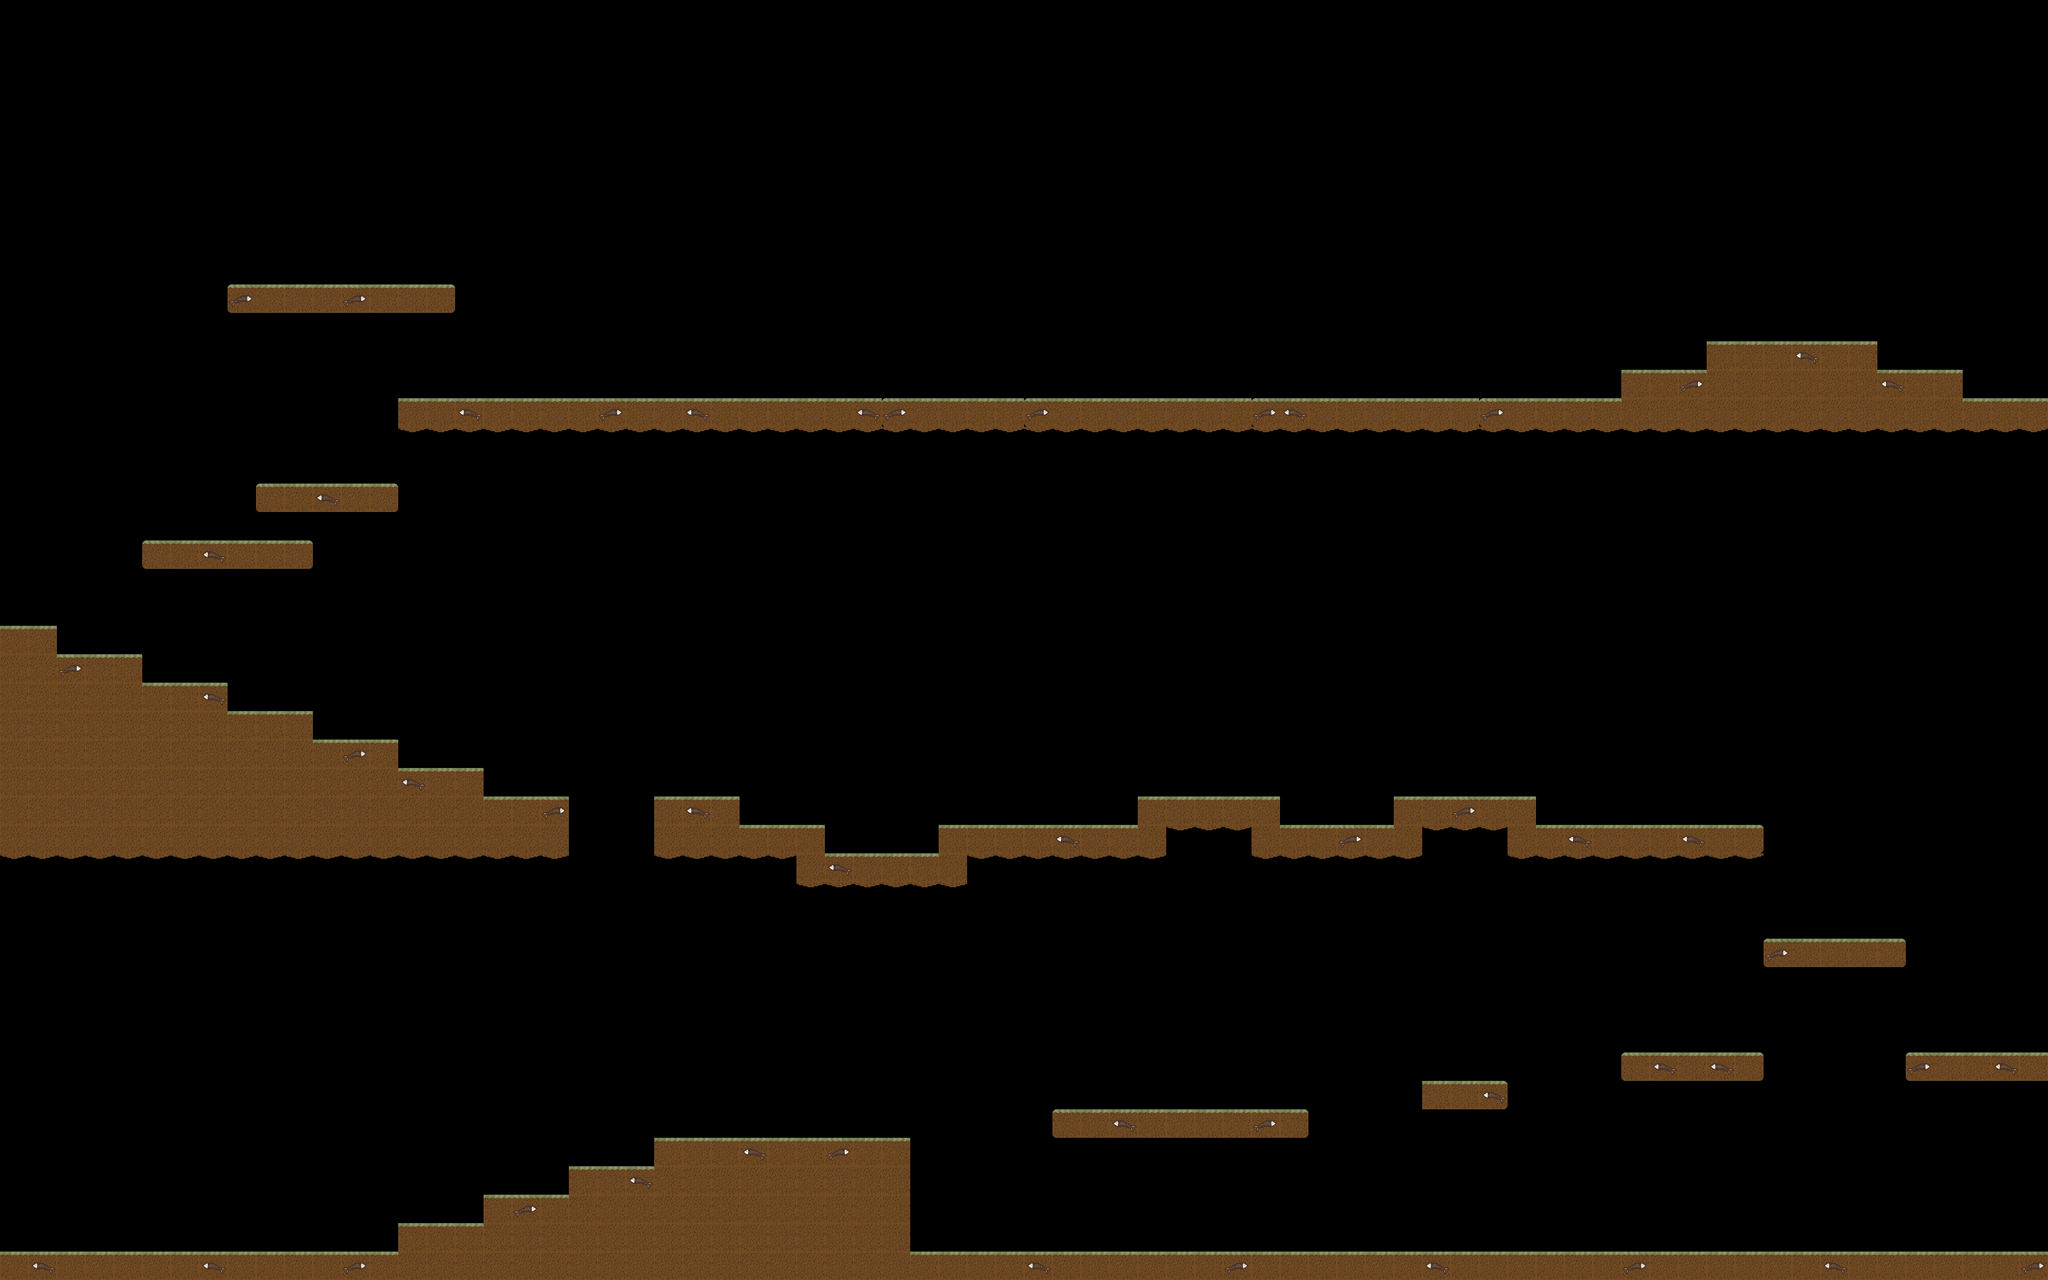

This game map was drawn from its Tiled (.tmx) file and the tilesets committed beside it. A one-line description and the trimmed map source follow:
An orthogonal 72x45 tile map with 60x60 px tiles, 1 tile layer (map).

<map version="1.0" orientation="orthogonal" width="72" height="45" tilewidth="60" tileheight="60">
 <tileset firstgid="1" name="map" tilewidth="60" tileheight="60">
  <image source="map.png" width="1320" height="60" />
 </tileset>
 <layer name="map" width="72" height="45">
  <data>[3240 cells, 510 non-empty, 10 distinct tile ids]</data>
 </layer>
</map>
